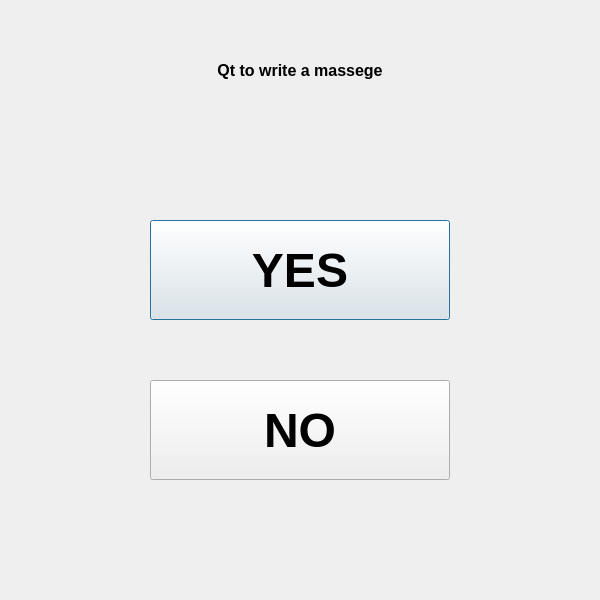
<?xml version="1.0" encoding="UTF-8"?>
<ui version="4.0">
 <class>ConfirmationWindow</class>
 <widget class="QDialog" name="ConfirmationWindow">
  <property name="geometry">
   <rect>
    <x>0</x>
    <y>0</y>
    <width>600</width>
    <height>600</height>
   </rect>
  </property>
  <property name="font">
   <font>
    <pointsize>36</pointsize>
    <bold>true</bold>
   </font>
  </property>
  <property name="windowTitle">
   <string>Dialog</string>
  </property>
  <widget class="QPushButton" name="pushButton_yes">
   <property name="geometry">
    <rect>
     <x>150</x>
     <y>220</y>
     <width>300</width>
     <height>100</height>
    </rect>
   </property>
   <property name="text">
    <string>YES</string>
   </property>
  </widget>
  <widget class="QPushButton" name="pushButton_no">
   <property name="geometry">
    <rect>
     <x>150</x>
     <y>380</y>
     <width>300</width>
     <height>100</height>
    </rect>
   </property>
   <property name="text">
    <string>NO</string>
   </property>
  </widget>
  <widget class="QLabel" name="massege_label">
   <property name="geometry">
    <rect>
     <x>50</x>
     <y>20</y>
     <width>500</width>
     <height>100</height>
    </rect>
   </property>
   <property name="font">
    <font>
     <pointsize>12</pointsize>
     <bold>true</bold>
    </font>
   </property>
   <property name="text">
    <string>Qt to write a massege</string>
   </property>
   <property name="alignment">
    <set>Qt::AlignCenter</set>
   </property>
  </widget>
 </widget>
 <resources/>
 <connections/>
</ui>
